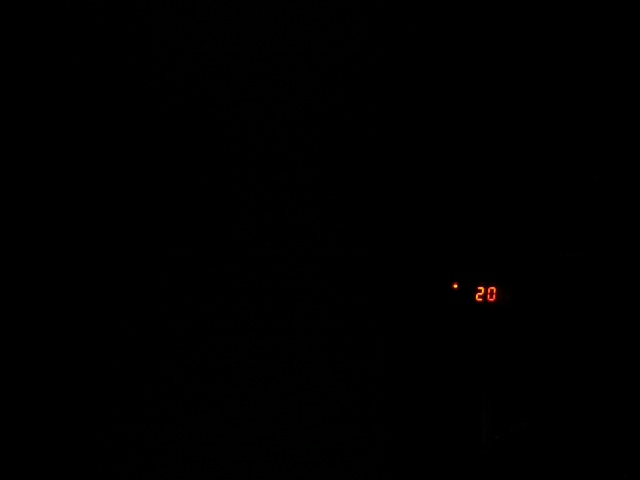
#> input picture images/image.jpg, 640 x 480 px, found by its file name
$ python temp_detect.py
#> lines starting #> are read from the running program, lines starting #| are printed output that depends on the picture; after the words box and inside, x2 and y2 are one past the last pixel; in counts of white or black regions, pixels touching at a corner belong together
import cv2
import numpy as np
import imutils
from imutils import contours
img_path = 'Image.jpg'
fr=99
DIGITS_LOOKUP = {
        (1, 1, 1, 0, 1, 1, 1): 0,
        (0, 0, 1, 0, 0, 1, 0): 1,
        (1, 0, 1, 1, 1, 0, 1): 2,
        (1, 0, 1, 1, 0, 1, 1): 3,
        (0, 1, 1, 1, 0, 1, 0): 4,
        (1, 1, 0, 1, 0, 1, 1): 5,
        (1, 1, 0, 1, 1, 1, 1): 6,
        (1, 0, 1, 0, 0, 1, 0): 7,
        (1, 1, 1, 1, 1, 1, 1): 8,
        (1, 1, 1, 1, 0, 1, 1): 9,
    }


class TempDetect:

    def __init__(self):

        # Load the image
        self.image = cv2.imread(img_path)
#> self.image is the input picture: shape (480, 640, 3); mean B, G, R 0.1, 0.1, 0.3

    def pre_processing(self, iteration_val,th):

        # Crop the image
        (h, w) = self.image.shape[:2]
        #print(self.image.shape)
        center = (w / 2, h / 2)
        #print(center)
        self.image = self.image[40:400, 150:600]
        cv2.imshow('image',self.image)


        self.image = imutils.resize(self.image, width = 950)

        # Convert to grayscale
        gray = cv2.cvtColor(self.image, cv2.COLOR_BGR2GRAY)

        # Convert pixels >110 to white
        thresh = cv2.threshold(gray, th, 255, cv2.THRESH_BINARY)[1]

        thresh = cv2.dilate(thresh, None, iterations=iteration_val)
        thresh = cv2.erode(thresh, None, iterations=1)

        blurred = cv2.GaussianBlur(thresh, (11, 11), 0)

        thresh = cv2.threshold(blurred, th, 255, cv2.THRESH_BINARY)[1]
        return thresh


    def find_contours(self, thresh):

        cnts = cv2.findContours(thresh.copy(), cv2.RETR_EXTERNAL, cv2.CHAIN_APPROX_SIMPLE)
        cnts = imutils.grab_contours(cnts)

        digitCnts = []

        for c in cnts:
            # compute the bounding box of the contour
            (x, y, w, h) = cv2.boundingRect(c)
            #print(x, y, w, h)
            #Scv2.rectangle(thresh, (x, y), (x+w, y+h), (255, 255, 255), 1)


            # if the contour is sufficiently large, it must be a digit
            # first condition for digit 1
            if (4 <= w <= 14) and (20 <= h <= 55):
                digitCnts.append(c)
            if (15 <= w <= 45) and (20 <= h <= 55):
                digitCnts.append(c)

        p=len(digitCnts)
        if p != 0:
        	digitCnts = contours.sort_contours(digitCnts, method="left-to-right")[0]
        	fr=0
        else:
        	fr=1
        #print('len: ', len(digitCnts))
        return digitCnts

    def detect_digit(self, thresh, digitCnts):

        digits = []

        for c in digitCnts:
            (x, y, w, h) = cv2.boundingRect(c)
            #print(x, y, w, h)
            if (4 <= w <= 14) and (20 <= h <= 55):
                on = (0, 0, 1, 0, 0, 1, 0)
            else:
                roi = thresh[y:y+h, x:x+w]
                (roiH, roiW) = roi.shape

                (dW, dH) = (int(roiW * 0.3), int(roiH * 0.15))
                dHC = int(roiH * 0.05)
                dBR = int(roiW * 0.5)

                segments = [
                    ((dH, 0), (w-dH, dH)),  # top
                    ((0, dH), (dW, h // 2 - dHC)),  # top-left
                    ((w - dW, dH), (w, h // 2 - dHC)),  # top-right
                    ((dH, (h // 2)-dHC ), (w-dH, (h // 2)+dHC)),  # center
                    ((0, h // 2 + dHC), (dW, h - dH)),  # bottom-left
                    ((w - dBR, h // 2 + dHC), (w, h - dH)),  # bottom-right
                    ((dH, h - dH), (w-dH, h))  # bottom
                ]

                on = [0] * len(segments)

                for (i, ((xs, ys), (xf, yf))) in enumerate(segments):

                    segRoi = roi[ys:yf, xs:xf]
                    no_of_pixels = cv2.countNonZero(segRoi)
                    area = (xf - xs) * (yf - ys)

                    if no_of_pixels / float(area) >= 0.5:
                        on[i] = 1

                    #print(on)

            digit = DIGITS_LOOKUP.get(tuple(on), -1)
            digits.append(digit)

        return digits

    def final_call(self, iterval):
        thresh = self.pre_processing(iteration_val=iterval,th=120)
#> in pre_processing, `self.image = self.image[40:400, 150:600]`:
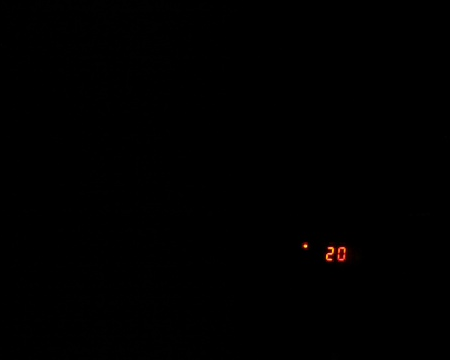
#> self.image: shape (360, 450, 3); mean B, G, R 0.1, 0.2, 0.4
#> in pre_processing, `thresh = cv2.threshold(gray, th, 255, cv2.THRESH_BINARY)[1]`:
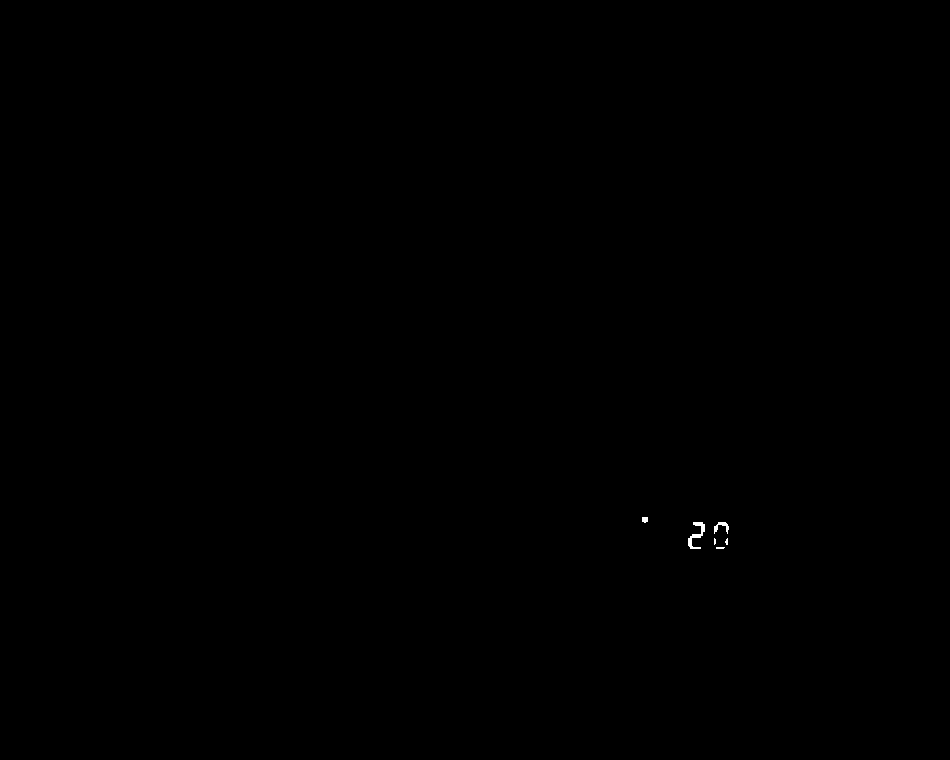
#> thresh: shape (760, 950); 0.05% white; 6 white regions (3 under 20 px), largest, box (x1, y1, x2, y2) and area: (688, 522, 705, 549) 172, (714, 522, 729, 534) 78, (642, 517, 648, 523) 32
#> in pre_processing, `thresh = cv2.dilate(thresh, None, iterations=iteration_val)`:
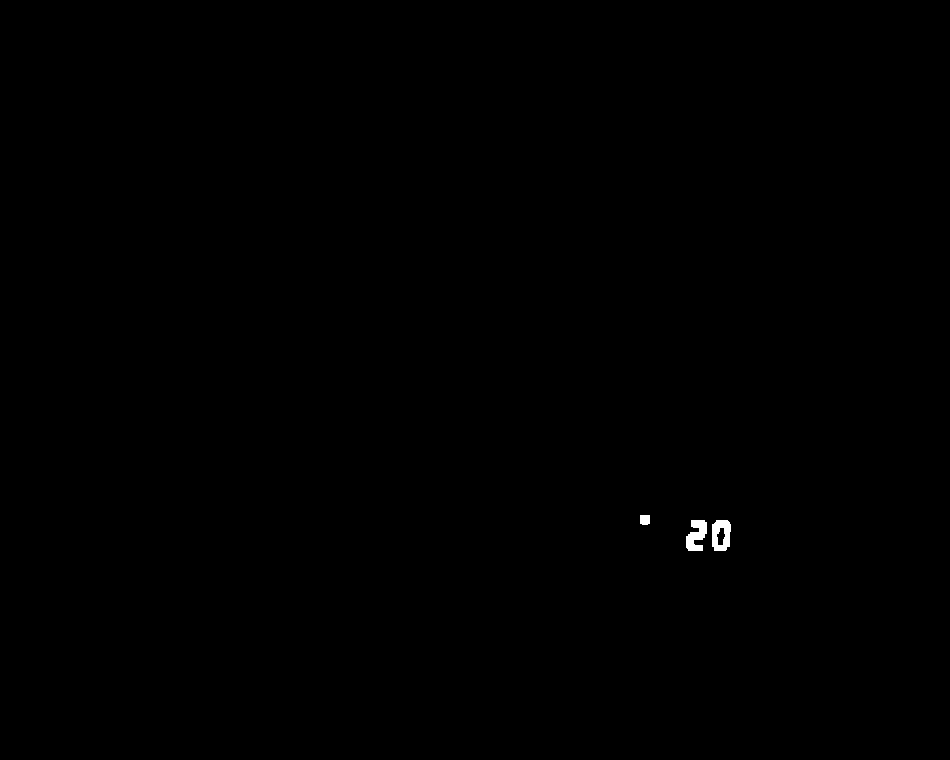
#> thresh: shape (760, 950); 0.13% white; 3 white regions, box (x1, y1, x2, y2) and area: (712, 520, 731, 551) 437, (686, 520, 707, 551) 432, (640, 515, 650, 525) 96
#> in pre_processing, `thresh = cv2.erode(thresh, None, iterations=1)`: thresh: shape (760, 950); 0.09% white; 3 white regions, box (x1, y1, x2, y2) and area: (687, 521, 706, 550) 298, (713, 521, 730, 550) 287, (641, 516, 649, 524) 60
#> in pre_processing, `thresh = cv2.threshold(blurred, th, 255, cv2.THRESH_BINARY)[1]`: thresh: shape (760, 950); 0.09% white; 3 white regions
        digitCnts = self.find_contours(thresh)
#> in find_contours, `cnts = cv2.findContours(thresh.copy(), cv2.RETR_EXTERNAL, cv2.CHAIN_AP..`: cnts = 3 contours; box (x1, y1, x2, y2) and area: (713, 521, 730, 550) 390, (687, 521, 706, 550) 252, (641, 516, 649, 524) 41
#> the loop in find_contours, `for c in cnts:` made 3 passes
#> (x, y, w, h) on passes 1 to 3: (713, 521, 17, 29), (687, 521, 19, 29), (641, 516, 8, 8)
#> after the loop in find_contours, `for c in cnts:`: digitCnts = 2 contours; box (x1, y1, x2, y2) and area: (713, 521, 730, 550) 390, (687, 521, 706, 550) 252
#> in find_contours, `p=len(digitCnts)`: p = 2
        digits = self.detect_digit(thresh, digitCnts)
#> the loop in detect_digit, `for c in digitCnts:` made 2 passes
#> (x, y, w, h, roiH, roiW, dW, dH) on passes 1 to 2: (687, 521, 19, 29, 29, 19, 5, 4), (713, 521, 17, 29, 29, 17, 5, 4)
#> after the loop in detect_digit, `for c in digitCnts:`: digits = [2, 0]
#> digits = [2, 0]
        if len(digitCnts)<2 or -1 in digits or fr==1:
        	self.image = cv2.imread(img_path)
        	print("1")
        	thresh = self.pre_processing(iteration_val=iterval,th=110)
        	digitCnts = self.find_contours(thresh)
        	digits = self.detect_digit(thresh, digitCnts)
        	if len(digitCnts)<2 or -1 in digits or fr==1:
        		self.image = cv2.imread(img_path)
        		print("hi")
        		thresh = self.pre_processing(iteration_val=iterval,th=105)
        		digitCnts = self.find_contours(thresh)
        		digits = self.detect_digit(thresh, digitCnts)
        		if len(digitCnts)<2 or -1 in digits or fr==1:
        			self.image = cv2.imread(img_path)
        			print("hi")
        			thresh = self.pre_processing(iteration_val=iterval,th=100)
        			digitCnts = self.find_contours(thresh)
        			digits = self.detect_digit(thresh, digitCnts)
        			if len(digitCnts)<2 or -1 in digits or fr==1:
        				self.image = cv2.imread(img_path)
        				print("hi")
        				thresh = self.pre_processing(iteration_val=iterval,th=95)
        				digitCnts = self.find_contours(thresh)
        				digits = self.detect_digit(thresh, digitCnts)
        				if len(digitCnts)<2 or -1 in digits or fr==1:
        					self.image = cv2.imread(img_path)
        					print("hi")
        					thresh = self.pre_processing(iteration_val=iterval,th=91)
        					digitCnts = self.find_contours(thresh)
        					digits = self.detect_digit(thresh, digitCnts)
        					if len(digitCnts)<2 or -1 in digits or fr==1:
        						self.image = cv2.imread(img_path)
        						print("hi")
        						thresh = self.pre_processing(iteration_val=iterval,th=85)
        						digitCnts = self.find_contours(thresh)
        						digits = self.detect_digit(thresh, digitCnts)
        						if len(digitCnts)<2 or -1 in digits or fr==1:
        							self.image = cv2.imread(img_path)
        							print("hi")
        							thresh = self.pre_processing(iteration_val=iterval,th=77)
        							digitCnts = self.find_contours(thresh)
        							digits = self.detect_digit(thresh, digitCnts)


        return(digits)

ob = TempDetect()
ob.final_call(2)
